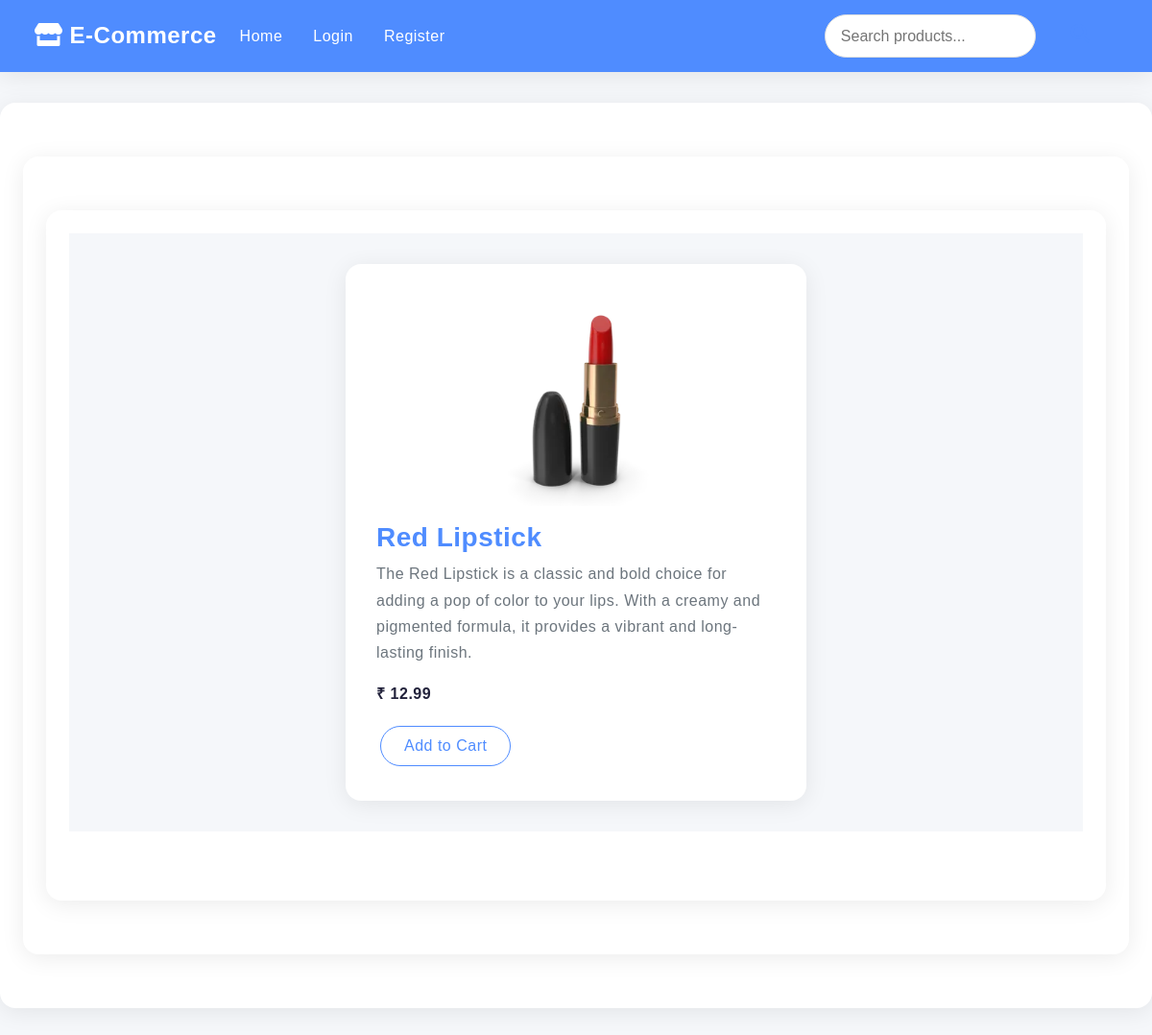
Page /cart_detail/124 on the committed database.
### products/models.py (models this page shows, shortened)
class ProductModel(models.Model):
    name = models.CharField(max_length=200)
    price = models.DecimalField(max_digits=10, decimal_places=2)
    desc = models.TextField()
    image = models.ImageField(upload_to='images/', null=True, blank=True)

### products/views.py (the view)
# urls.py: path('cart_detail/<int:product_id>', views.cart_detail, name='cart_detail'),
def cart_detail(request, product_id):
    detail = ProductModel.objects.get(id=product_id)
    return render(request, 'detail.html', {'detail': detail})

### templates/detail.html (shortened to what this page needs)
 {% extends 'base.html' %}
{% block content %}
<main>
    <main>
        <section id="product-detail" style="padding: 32px; background: #f5f7fa;">
            <div class="product-container" style="max-width: 480px; margin: auto; padding: 32px; background: #fff; box-shadow: 0 4px 24px rgba(0,0,0,0.08); border-radius: 16px;">
                <div class="product-image mb-3">
                    <img src="{{ detail.image.url }}" alt="{{ detail.name }}" style="width: 100%; max-width: 220px; height: auto; border-radius: 12px; margin: auto; display: block;">
                </div>
                <div class="product-info mt-3">
                    <h3 class="mb-2">{{ detail.name }}</h3>
                    <p class="mb-3 text-secondary">{{ detail.desc }}</p>
                    <p class="mb-3 fw-bold">₹ {{ detail.price }}</p>
                    {% if user.is_authenticated %}
                        <a href="{% url 'add_to_cart' detail.id %}" class="btn btn-outline-dark">Add to Cart</a>
                    {% else %}
                        <a href="#" class="btn btn-outline-dark" data-bs-toggle="modal" data-bs-target="#loginModal">Add to Cart</a>
                    {% endif %}
                </div>
            </div>
        </section>
    </main>
<link rel="stylesheet" href="https://cdnjs.cloudflare.com/ajax/libs/font-awesome/5.15.4/css/all.min.css">
{% endblock content %}

### templates/base.html (style rules this page uses)
:root { --background: #f5f7fa; --color: #22223b; --primary-color: #4f8cff; --accent-color: #ff6f61; --card-bg: #fff; --shadow: 0 4px 24px rgba(0,0,0,0.08); }
body { font-family: "Poppins", Arial, sans-serif; background: var(--background); color: var(--color); line-height: 1.7; letter-spacing: 0.5px; margin: 0; }
main { max-width: 1200px; margin: 32px auto; padding: 24px; background: var(--card-bg); border-radius: 16px; box-shadow: var(--shadow); }
section { margin-bottom: 48px; }
.btn { font-size: 1rem; font-weight: 500; border-radius: 24px; padding: 0.5rem 1.5rem; margin: 0.25rem; transition: background 0.2s, color 0.2s; }
.btn-outline-dark { border-color: var(--primary-color); color: var(--primary-color); }
h3, h1, h2 { font-family: "Poppins", Arial, sans-serif; font-weight: 600; color: var(--primary-color); margin-bottom: 0.5rem; }
p, td, th { color: var(--color); font-size: 1rem; }

### rows in the picture
ProductModel: image (picture), name "Red Lipstick", desc "The Red Lipstick is a classic and bold choice for adding a pop of color to your lips. With a creamy and pigmented formula, it provides a vibrant and long-lasting finish.", price "12.99"
